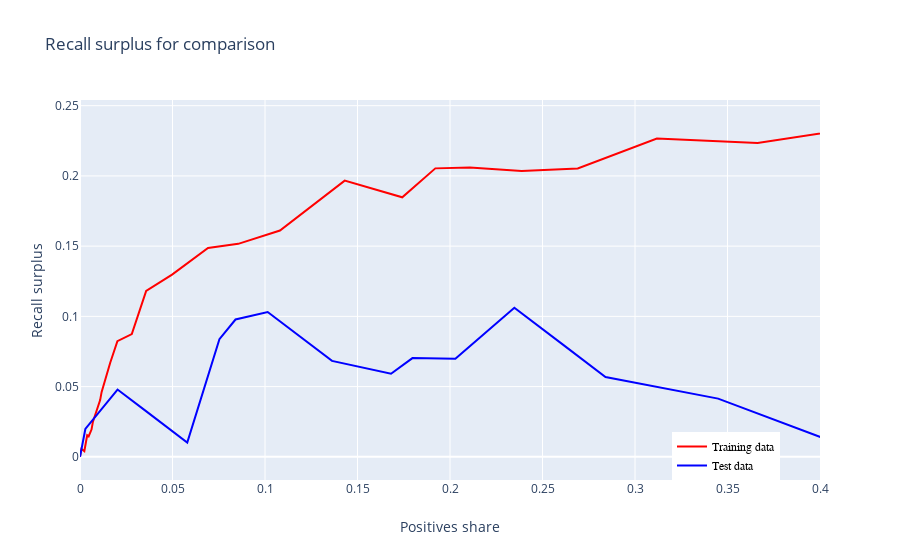

The notebook cell this image was saved under:
### Code cell
plot_recall_surplus_train_test(rnn_pr_train,rnn_pr_test)

### Figure 1 — Plotly figure (JSON) as saved in the notebook; plotly's stock layout.template omitted (floating-point values rounded to 4 significant figures)
{"data": [{"marker": {"color": "red", "opacity": 0.5, "size": 5}, "mode": "lines", "name": "Training data", "type": "scatter", "x": [1, 1, 1, 1, 1, 1, 1, 0.8048, 0.5599, 0.4518, 0.3663, 0.3118, 0.2691, 0.2387, 0.2107, 0.1921, 0.1742, 0.1431, 0.1081, 0.08554, 0.06921, 0.04977, 0.03577, 0.02799, 0.02022, 0.01633, 0.01166, 0.01089, 0.006998, 0.006221, 0.004666, 0.003888, 0.003888, 0.003888, 0.003888, 0.003888, 0.00311, 0.002333, 0.0007776, 0, 0, 0, 0, 0, 0, 0, 0, 0, 0, 0, 0, 0, 0, 0, 0, 0, 0, 0, 0, 0, 0, 0, 0, 0, 0, 0, 0, 0, 0, 0, 0, 0, 0, 0, 0, 0, 0, 0, 0, 0, 0, 0, 0, 0, 0, 0, 0, 0, 0, 0, 0, 0, 0, 0, 0, 0, 0, 0, 0, 0], "y": [0, 0, 0, 0, 0, 0, 0, 0.1375, 0.2222, 0.2405, 0.2235, 0.2266, 0.2053, 0.2036, 0.2059, 0.2054, 0.1848, 0.1967, 0.1611, 0.1516, 0.1487, 0.1297, 0.1181, 0.08739, 0.08235, 0.067, 0.04603, 0.0404, 0.02505, 0.01942, 0.01457, 0.01534, 0.01534, 0.01534, 0.01534, 0.01534, 0.00971, 0.004077, 0.005633, 0, 0, 0, 0, 0, 0, 0, 0, 0, 0, 0, 0, 0, 0, 0, 0, 0, 0, 0, 0, 0, 0, 0, 0, 0, 0, 0, 0, 0, 0, 0, 0, 0, 0, 0, 0, 0, 0, 0, 0, 0, 0, 0, 0, 0, 0, 0, 0, 0, 0, 0, 0, 0, 0, 0, 0, 0, 0, 0, 0, 0]}, {"marker": {"color": "blue", "opacity": 0.5, "size": 5}, "mode": "lines", "name": "Test data", "type": "scatter", "x": [1, 1, 1, 1, 1, 1, 1, 0.8145, 0.5739, 0.4348, 0.3449, 0.2841, 0.2609, 0.2348, 0.2029, 0.1797, 0.1681, 0.1362, 0.1014, 0.08406, 0.07536, 0.05797, 0.03478, 0.02029, 0.002899, 0.002899, 0.002899, 0, 0, 0, 0, 0, 0, 0, 0, 0, 0, 0, 0, 0, 0, 0, 0, 0, 0, 0, 0, 0, 0, 0, 0, 0, 0, 0, 0, 0, 0, 0, 0, 0, 0, 0, 0, 0, 0, 0, 0, 0, 0, 0, 0, 0, 0, 0, 0, 0, 0, 0, 0, 0, 0, 0, 0, 0, 0, 0, 0, 0, 0, 0, 0, 0, 0, 0, 0, 0, 0, 0, 0, 0], "y": [0, 0, 0, 0, 0, 0, 0, 0.04914, 0.08518, -0.002964, 0.04144, 0.05685, 0.08004, 0.1061, 0.06983, 0.07029, 0.05916, 0.06831, 0.1031, 0.09776, 0.08373, 0.01021, 0.0334, 0.04789, 0.01983, 0.01983, 0.01983, 0, 0, 0, 0, 0, 0, 0, 0, 0, 0, 0, 0, 0, 0, 0, 0, 0, 0, 0, 0, 0, 0, 0, 0, 0, 0, 0, 0, 0, 0, 0, 0, 0, 0, 0, 0, 0, 0, 0, 0, 0, 0, 0, 0, 0, 0, 0, 0, 0, 0, 0, 0, 0, 0, 0, 0, 0, 0, 0, 0, 0, 0, 0, 0, 0, 0, 0, 0, 0, 0, 0, 0, 0]}], "layout": {"legend": {"font": {"color": "black", "family": "sans-serif", "size": 12}, "traceorder": "normal", "x": 0.8, "y": 0}, "title": {"text": "Recall surplus for comparison"}, "xaxis": {"range": [0, 0.4], "title": {"text": "Positives share"}}, "yaxis": {"title": {"text": "Recall surplus"}}}}
